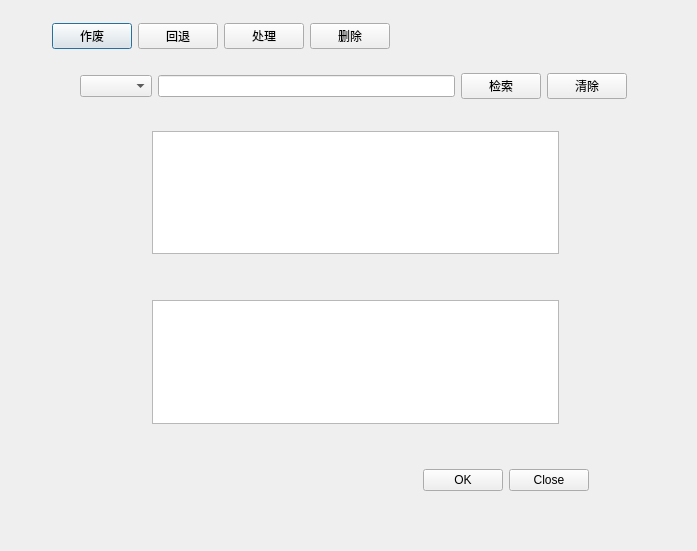
<?xml version="1.0" encoding="UTF-8"?>
<ui version="4.0">
 <class>Dialog</class>
 <widget class="QDialog" name="Dialog">
  <property name="geometry">
   <rect>
    <x>0</x>
    <y>0</y>
    <width>697</width>
    <height>551</height>
   </rect>
  </property>
  <property name="windowTitle">
   <string>处理需求</string>
  </property>
  <widget class="QWidget" name="layoutWidget">
   <property name="geometry">
    <rect>
     <x>50</x>
     <y>20</y>
     <width>561</width>
     <height>32</height>
    </rect>
   </property>
   <layout class="QHBoxLayout" name="h2_2_layout">
    <property name="leftMargin">
     <number>2</number>
    </property>
    <property name="topMargin">
     <number>2</number>
    </property>
    <property name="rightMargin">
     <number>2</number>
    </property>
    <property name="bottomMargin">
     <number>2</number>
    </property>
    <item>
     <widget class="QPushButton" name="cancelRequirementButton">
      <property name="text">
       <string>作废</string>
      </property>
     </widget>
    </item>
    <item>
     <widget class="QPushButton" name="rollBackButton">
      <property name="text">
       <string>回退</string>
      </property>
     </widget>
    </item>
    <item>
     <widget class="QPushButton" name="pushForwardButton">
      <property name="text">
       <string>处理</string>
      </property>
     </widget>
    </item>
    <item>
     <widget class="QPushButton" name="removeButton">
      <property name="text">
       <string>删除</string>
      </property>
     </widget>
    </item>
    <item>
     <spacer name="horizontalSpacer">
      <property name="orientation">
       <enum>Qt::Horizontal</enum>
      </property>
      <property name="sizeHint" stdset="0">
       <size>
        <width>40</width>
        <height>20</height>
       </size>
      </property>
     </spacer>
    </item>
   </layout>
  </widget>
  <widget class="QWidget" name="layoutWidget">
   <property name="geometry">
    <rect>
     <x>78</x>
     <y>70</y>
     <width>551</width>
     <height>32</height>
    </rect>
   </property>
   <layout class="QHBoxLayout" name="h2_layout">
    <property name="leftMargin">
     <number>2</number>
    </property>
    <property name="topMargin">
     <number>2</number>
    </property>
    <property name="rightMargin">
     <number>2</number>
    </property>
    <property name="bottomMargin">
     <number>2</number>
    </property>
    <item>
     <widget class="QComboBox" name="searchItemComboBox"/>
    </item>
    <item>
     <widget class="QLineEdit" name="filterlineEdit"/>
    </item>
    <item>
     <widget class="QPushButton" name="doSearchButton">
      <property name="text">
       <string>检索</string>
      </property>
     </widget>
    </item>
    <item>
     <widget class="QPushButton" name="cleanSearchButton">
      <property name="text">
       <string>清除</string>
      </property>
     </widget>
    </item>
   </layout>
  </widget>
  <widget class="QTableView" name="sourceRequirementTableView">
   <property name="geometry">
    <rect>
     <x>152</x>
     <y>131</y>
     <width>407</width>
     <height>123</height>
    </rect>
   </property>
  </widget>
  <widget class="QTableView" name="destRequirementTableView">
   <property name="geometry">
    <rect>
     <x>152</x>
     <y>300</y>
     <width>407</width>
     <height>124</height>
    </rect>
   </property>
  </widget>
  <widget class="QWidget" name="horizontalLayoutWidget">
   <property name="geometry">
    <rect>
     <x>310</x>
     <y>440</y>
     <width>281</width>
     <height>80</height>
    </rect>
   </property>
   <layout class="QHBoxLayout" name="button_h_layout">
    <property name="leftMargin">
     <number>2</number>
    </property>
    <property name="topMargin">
     <number>2</number>
    </property>
    <property name="rightMargin">
     <number>2</number>
    </property>
    <property name="bottomMargin">
     <number>2</number>
    </property>
    <item>
     <spacer name="horizontalSpacer_2">
      <property name="orientation">
       <enum>Qt::Horizontal</enum>
      </property>
      <property name="sizeHint" stdset="0">
       <size>
        <width>40</width>
        <height>20</height>
       </size>
      </property>
     </spacer>
    </item>
    <item>
     <widget class="QPushButton" name="okButton">
      <property name="text">
       <string>OK</string>
      </property>
     </widget>
    </item>
    <item>
     <widget class="QPushButton" name="closeButton">
      <property name="text">
       <string>Close</string>
      </property>
     </widget>
    </item>
   </layout>
  </widget>
 </widget>
 <resources/>
 <connections/>
</ui>
